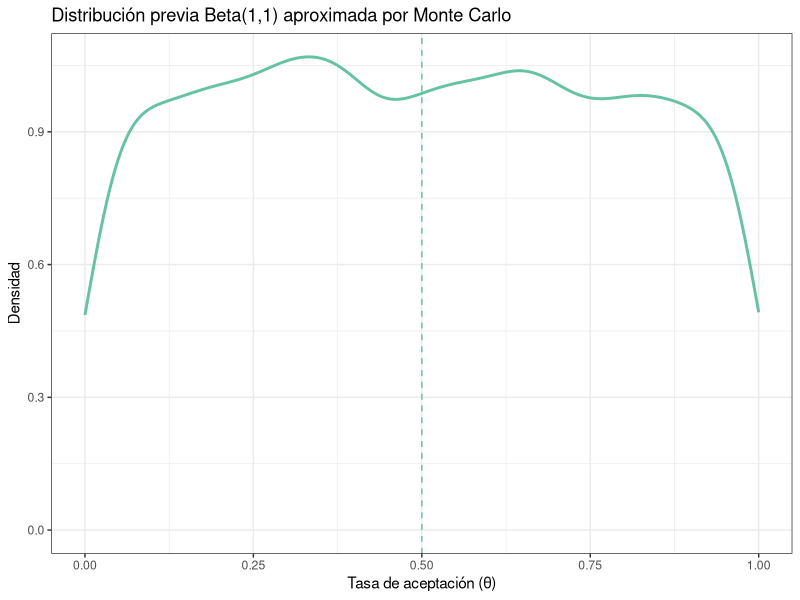
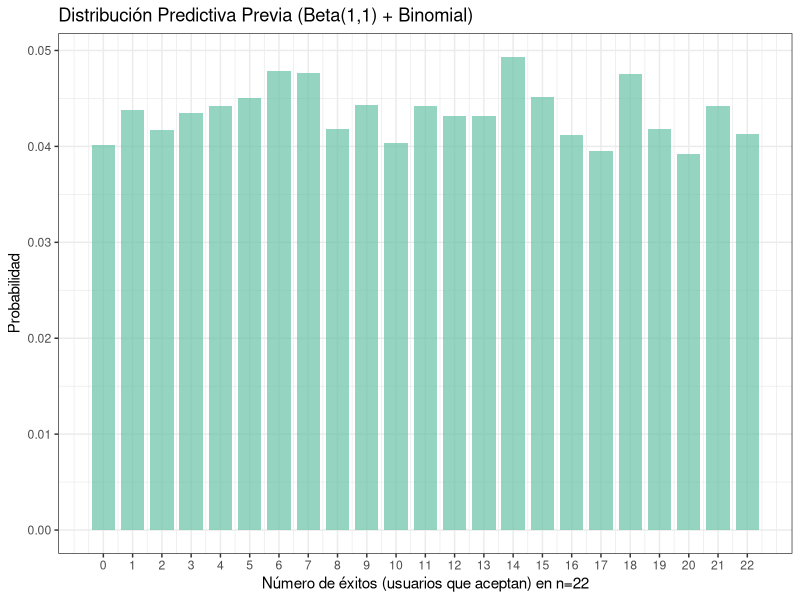
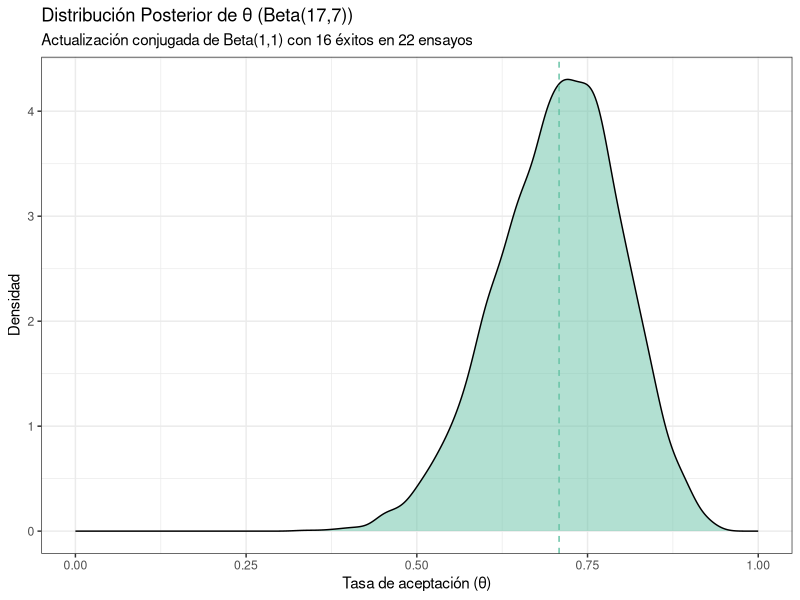
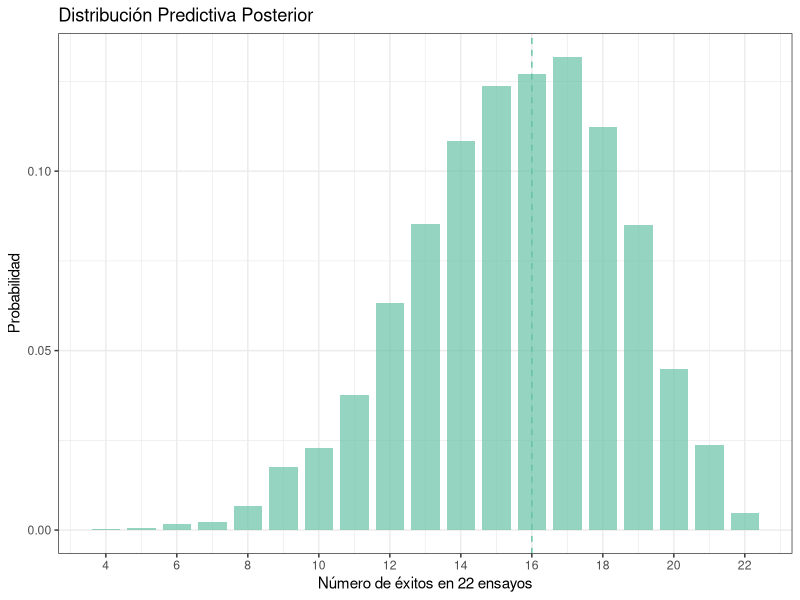
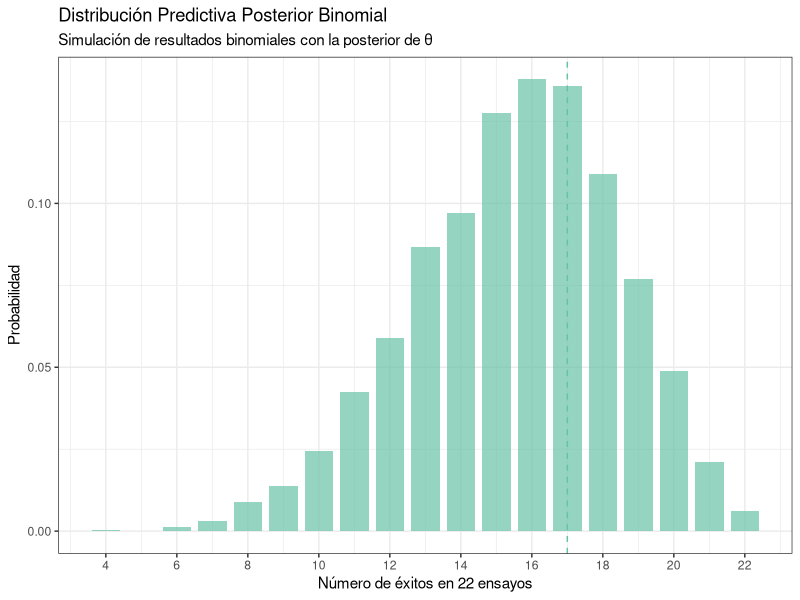
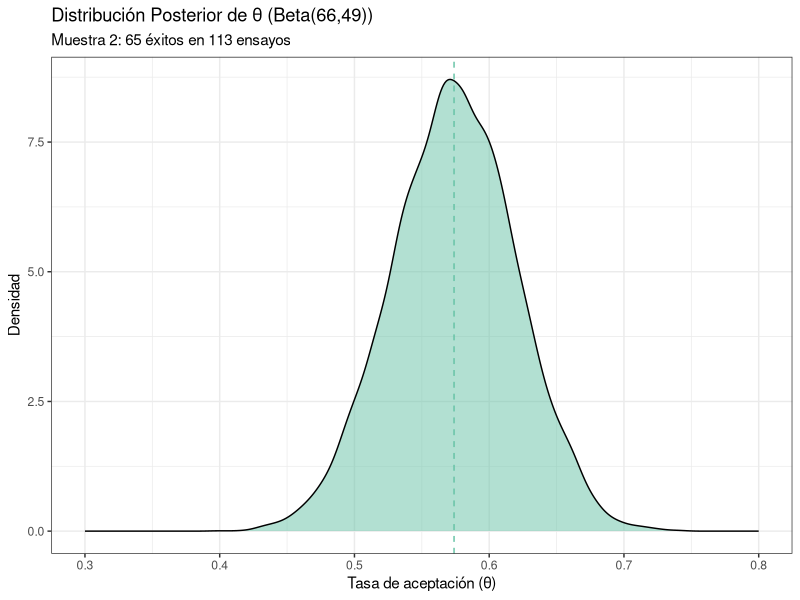
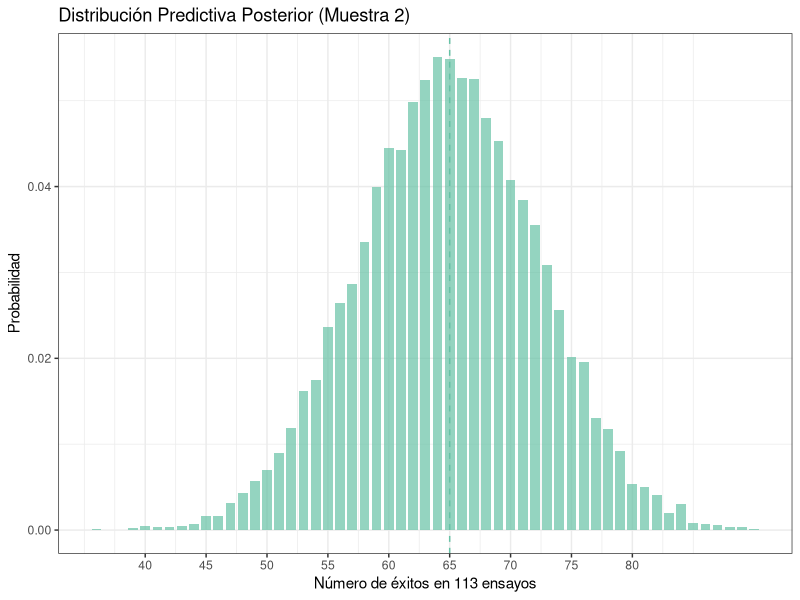
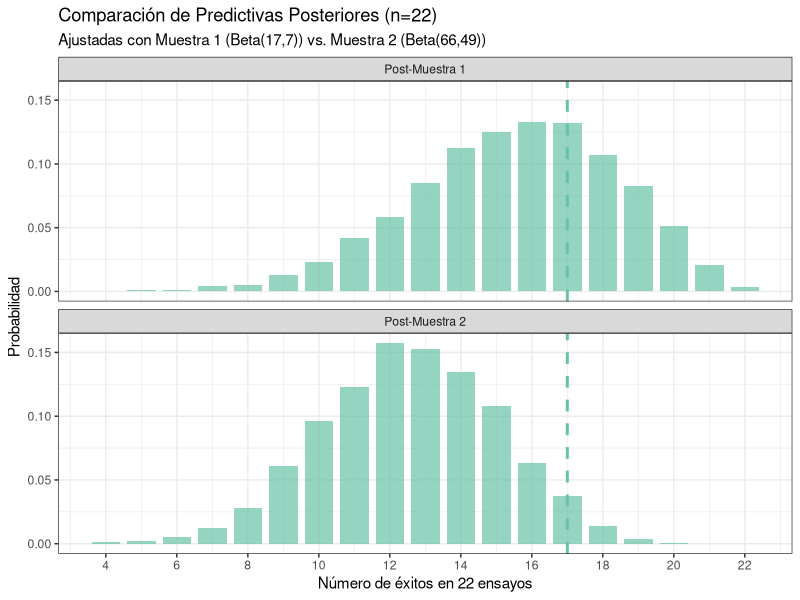

Recreate these plots in R, in order.
## ---- chunk 1
#| message: false

# Paquetes:
library(tidyverse)
library(RColorBrewer)
library(scales)


# Configuración de la salida gráfica:

PALETA <- brewer.pal(8, "Set2") # Colores por defecto
color_defecto <- PALETA[1]      # Color por defecto
options(ggplot2.discrete.colour = PALETA)

theme_set(theme_bw()) # Tema "neutro" para la representación gráfica

# Redondea los números reales "inline":
options(digits = 3L)                
options(knitr.digits.signif = FALSE)

# Inicializa la semilla aleatoria:
set.seed(20250327)
## ---- chunk 2
aceptacion_muestra_1 <- tibble(
  id_participante   = 1:22,
  resp_descarga_app = c(
    "Si", "Si", "No", "No", "Si", "Si", "Si", "Si", "No", "Si", "Si",
    "Si", "Si", "Si", "Si", "Si", "No", "Si", "No", "Si", "Si", "Si"
  )
)

aceptacion_muestra_2 <- tibble(
  id_participante   = 1:113,
  resp_descarga_app = c(
    "Si", "Si", "No", "No", "Si", "Si", "Si", "Si", "No", "Si", "Si",
    "Si", "Si", "Si", "Si", "Si", "No", "Si", "No", "Si", "Si", "Si", 
    "No", "Si", "Si", "Si", "Si", "No", "No", "Si", "No", "Si", "Si", 
    "Si", "Si", "Si", "No", "Si", "No", "No", "Si", "No", "Si", "Si", 
    "No", "No", "No", "Si", "No", "No", "Si", "Si", "No", "No", "Si", 
    "No", "Si", "No", "No", "No", "Si", "Si", "No", "Si", "Si", "No", 
    "Si", "Si", "No", "Si", "Si", "No", "Si", "No", "Si", "No", "Si", 
    "No", "No", "No", "Si", "Si", "No", "No", "Si", "Si", "No", "No", 
    "No", "Si", "Si", "No", "Si", "Si", "No", "Si", "Si", "Si", "Si", 
    "No", "Si", "No", "No", "No", "No", "No", "Si", "No", "No", "Si", 
    "Si", "Si", "Si"
  )
)
## ---- chunk 3
N <- 6000
theta_mc <- rbeta(N, 1, 1)  # Muestras de Beta(1,1)

# Media y varianza estimadas
media_mc <- mean(theta_mc)
var_mc <- var(theta_mc)

#Gráfico de la distribución media
cat("Media Monte Carlo:", round(media_mc, 4), "(Teórica: 0.5)\n")
cat("Varianza Monte Carlo:", round(var_mc, 4), "(Teórica: 0.0833)\n")
ggplot() +
  geom_density(aes(theta_mc), color = color_defecto, size = 1) +  # Usamos color_defecto para la línea
  geom_vline(xintercept = 0.5, linetype = "dashed", color = color_defecto) +  # Línea de referencia
  labs(title = "Distribución previa Beta(1,1) aproximada por Monte Carlo",
       x = "Tasa de aceptación (θ)", y = "Densidad") +
  scale_x_continuous(limits = c(0, 1))

sem_empirico <- sd(theta_mc) / sqrt(N)
margen_error <- qnorm(0.995) * sem_empirico
cat("Error estándar empírico:", round(sem_empirico, 4), "(Objetivo: ≤ 0.01)\n")
cat("Margen de error al 99%:", round(margen_error, 4), "(Objetivo: ≤ 0.01)\n")
## ---- chunk 4
n_muestra1 <- nrow(aceptacion_muestra_1)  # n = 22

#Simulamos datos binomiales
y_rep_prev <- rbinom(n = length(theta_mc), size = n_muestra1, prob = theta_mc)

ggplot() +
  geom_bar(
    aes(x = y_rep_prev, y = after_stat(prop)), 
    fill = color_defecto, alpha = 0.7, width = 0.8
  ) +
  labs(
    title = "Distribución Predictiva Previa (Beta(1,1) + Binomial)",
    x = "Número de éxitos (usuarios que aceptan) en n=22",
    y = "Probabilidad"
  ) +
  scale_x_continuous(breaks = 0:n_muestra1)
## ---- chunk 5
# Media teórica: 
# E[y_rep] = n * E[theta]
# E[theta] = alpha / (alpha + beta) = 1 / (1 + 1) = 0.5
# Entonces, media teórica es: E[y_rep] = 22 * 0.5 = 11

# Varianza teórica:
# Var[y_rep] = n * E[theta] * (1 - E[theta]) + n * (n - 1) * Var[theta]
# Var[theta] = (alpha * beta) / ((alpha + beta)^2 * (alpha + beta + 1)) = 1 / 6 = 0.1667
# Entonces, varianza teórica es: Var[y_rep] = 22 * 0.5 * 0.5 + 22 * (22 - 1) * 0.1667 = 5.5 + 38.5 = 44

cat(
  "Media predictiva previa:", round(mean(y_rep_prev), 2), 
  "(Teórica: 11)\n",
  "Varianza predictiva previa:", round(var(y_rep_prev), 2), 
  "(Teórica: 44)\n"
)
## ---- chunk 6
y_obs <- sum(aceptacion_muestra_1$resp_descarga_app == "Si")  # 16 éxitos

prob_mayor_o_igual <- mean(y_rep_prev >= y_obs)
prob_menor_o_igual <- mean(y_rep_prev <= y_obs)

#Según Ross (2022), pág. 117
# Sacamos los valores distintos que han salido en las simulaciones, ordenados
valores_unicos <- sort(unique(y_rep_prev))
# Calculamos la CDF empírica
cdf <- ecdf(y_rep_prev)(valores_unicos)
# El centil exacto es el valor donde P(Y ≤ y_obs)
centil_exacto <- cdf[max(which(valores_unicos <= y_obs))]
centil_exacto

centil <- mean(y_rep_prev <= y_obs)  # P(Y_rep ≤ 16)

cat(
  "Centil de los datos observados:", round(centil, 4), "%\n", 
  "Probabilidad de obtener un valor igual o mayor que 16:", round(prob_mayor_o_igual, 4), "\n",
  "Probabilidad de obtener un valor igual o menor que 16:", round(prob_menor_o_igual, 4), "\n"
)
## ---- chunk 7
# Muestras de la posterior Beta(17,7) usando las mismas semillas
theta_post_mc <- rbeta(N, 17, 7)

# Media y varianza teóricas de Beta(17,7)
media_teorica_post <- 17 / (17 + 7)   # ≈ 0.708
var_teorica_post <- (17 * 7) / ((17 + 7)^2 * (17 + 7 + 1))  # ≈ 0.0082

# Verificación con Monte Carlo
cat(
  "Media posterior (MC):", round(mean(theta_post_mc), 3), "(Teórica: 0.708)\n",
  "Varianza posterior (MC):", round(var(theta_post_mc), 5), "(Teórica: 0.0082)\n"
)

ggplot() +
  geom_density(aes(theta_post_mc), fill = color_defecto, alpha = 0.5) +
  geom_vline(xintercept = media_teorica_post, linetype = "dashed", color = color_defecto) +
  labs(
    title = "Distribución Posterior de θ (Beta(17,7))",
    subtitle = "Actualización conjugada de Beta(1,1) con 16 éxitos en 22 ensayos",
    x = "Tasa de aceptación (θ)",
    y = "Densidad"
  ) +
  scale_x_continuous(limits = c(0, 1))

quantile(theta_post_mc, probs = c(0.025, 0.975))  # ≈ [0.53, 0.85]

#Distribución predictiva posterior
y_rep_post <- rbinom(length(theta_post_mc), size = 22, prob = theta_post_mc)

ggplot() +
  geom_bar(aes(x = y_rep_post, y = after_stat(prop)), 
           fill = color_defecto, alpha = 0.7, width = 0.8) +
  geom_vline(xintercept = 16, color = color_defecto, linetype = "dashed") +
  labs(
    title = "Distribución Predictiva Posterior",
    x = "Número de éxitos en 22 ensayos",
    y = "Probabilidad"
  ) +
  scale_x_continuous(breaks = seq(0, 22, 2))
## ---- chunk 8
# Simulamos los resultados de las pruebas binomiales usando las muestras de la posterior
y_rep_post <- rbinom(n = length(theta_post_mc), size = 22, prob = theta_post_mc)

# Gráfico de la distribución predictiva posterior binomial
ggplot() +
  geom_bar(aes(x = y_rep_post, y = after_stat(prop)), 
           fill = color_defecto, alpha = 0.7, width = 0.8) +
  geom_vline(xintercept = y_obs, color = color_defecto, linetype = "dashed") +
  labs(
    title = "Distribución Predictiva Posterior Binomial",
    subtitle = "Simulación de resultados binomiales con la posterior de θ",
    x = "Número de éxitos en 22 ensayos",
    y = "Probabilidad"
  ) +
  scale_x_continuous(breaks = seq(0, 22, 2))

cat(
  "Media predictiva posterior:", round(mean(y_rep_post), 2), "\n",
  "Varianza predictiva posterior:", round(var(y_rep_post), 2), "\n",
  "Probabilidad de ≥16 éxitos:", round(mean(y_rep_post >= y_obs), 3), "\n"
)
## ---- chunk 9
y_obs_2 <- sum(aceptacion_muestra_2$resp_descarga_app == "Si")  # Éxitos observados
n_2 <- nrow(aceptacion_muestra_2)                                # n = 113

theta_post_mc_2 <- rbeta(10000, 66, 49)  # Muestras de la posterior

# Media y varianza teóricas vs. simuladas
media_teorica_2 <- 66 / (66 + 49)        # ≈ 0.574
var_teorica_2 <- (66 * 49) / ((66 + 49)^2 * (66 + 49 + 1))  # ≈ 0.0021

ggplot() +
  geom_density(aes(theta_post_mc_2), fill = color_defecto, alpha = 0.5) +
  geom_vline(xintercept = media_teorica_2, linetype = "dashed", color = color_defecto) +
  labs(
    title = "Distribución Posterior de θ (Beta(66,49))",
    subtitle = "Muestra 2: 65 éxitos en 113 ensayos",
    x = "Tasa de aceptación (θ)",
    y = "Densidad"
  ) +
  scale_x_continuous(limits = c(0.3, 0.8))

# Simulamos datos binomiales)
y_rep_post_2 <- rbinom(10000, size = n_2, prob = theta_post_mc_2)

# Gráfico
ggplot() +
  geom_bar(
    aes(x = y_rep_post_2, y = after_stat(prop)), 
    fill = color_defecto, alpha = 0.7, width = 0.8
  ) +
  geom_vline(xintercept = y_obs_2, color = color_defecto, linetype = "dashed") +
  labs(
    title = "Distribución Predictiva Posterior (Muestra 2)",
    x = "Número de éxitos en 113 ensayos",
    y = "Probabilidad"
  ) +
  scale_x_continuous(breaks = seq(40, 80, 5))

cat(
  "Media predictiva posterior:", round(mean(y_rep_post_2), 2), "\n",
  "Varianza predictiva posterior:", round(var(y_rep_post_2), 2), "\n",
  "Intervalo de credibilidad 95%:", quantile(y_rep_post_2, c(0.025, 0.975)), "\n",
  "Probabilidad de ≥", y_obs_2, "éxitos:", round(mean(y_rep_post_2 >= y_obs_2), 3), "\n"
)
## ---- chunk 10
# Predictiva a partir de Muestra 1 (Beta(17,7))
y_rep_post_1 <- rbinom(N, size = 22, prob = theta_post_mc)

# Predictiva a partir de Muestra 2 (Beta(66,49)), pero para n=22
y_rep_post_2_rescaled <- rbinom(N, size = 22, prob = theta_post_mc_2)

# Datos para el gráfico
df_comparacion <- tibble(
  Muestra = rep(c("Post-Muestra 1", "Post-Muestra 2"), each = N),
  Exitos = c(y_rep_post_1, y_rep_post_2_rescaled)
)

# Valor observado en Muestra 1
y_obs_1 <- sum(aceptacion_muestra_1$resp_descarga_app == "Si")  # 16

ggplot(df_comparacion) +
  geom_bar(
    aes(x = Exitos, y = after_stat(prop)), fill = color_defecto, alpha = 0.7, 
    position = "identity", width = 0.8
  ) +
  geom_vline(xintercept = y_obs_1, color = color_defecto, linetype = "dashed", linewidth = 1) +
  facet_wrap(~Muestra, ncol = 1) +
  labs(
    title = "Comparación de Predictivas Posteriores (n=22)",
    subtitle = "Ajustadas con Muestra 1 (Beta(17,7)) vs. Muestra 2 (Beta(66,49))",
    x = "Número de éxitos en 22 ensayos",
    y = "Probabilidad"
  ) +
  scale_x_continuous(breaks = seq(0, 22, 2))
  
 cat(
  "Media:", round(mean(y_rep_post_1), 2), "\n",
  "IC 95%:", quantile(y_rep_post_1, c(0.025, 0.975)), "\n",
  "Prob(≥16):", round(mean(y_rep_post_1 >= y_obs_1), 3), "\n\n",
  
  "Media:", round(mean(y_rep_post_2_rescaled), 2), "\n",
  "IC 95%:", quantile(y_rep_post_2_rescaled, c(0.025, 0.975)), "\n",
  "Prob(≥16):", round(mean(y_rep_post_2_rescaled >= y_obs_1), 3), "\n"
)
  
## ---- chunk 11
# Probabilidades
p_mayor_igual <- mean(y_rep_post_2_rescaled >= 16)  # P(Y_rep ≥ 16)
p_menor_igual <- mean(y_rep_post_2_rescaled <= 16)  # P(Y_rep ≤ 16)

cat(
  "Probabilidad de ≥16 éxitos:", round(p_mayor_igual, 3), "\n",
  "Probabilidad de ≤16 éxitos:", round(p_menor_igual, 3), "\n"
)
## ---- chunk 12
ggplot(df_comparacion %>% filter(Muestra == "Post-Muestra 2")) +
  geom_bar(
    aes(x = Exitos, y = after_stat(prop)), 
    fill = color_defecto, alpha = 0.7, width = 0.8
  ) +
  geom_vline(xintercept = 16, color = color_defecto, linetype = "dashed", linewidth = 1) +
  labs(
    title = "Predictiva Posterior (Muestra 2) con Probabilidades",
    x = "Número de éxitos en 22 ensayos",
    y = "Probabilidad"
  ) +
  scale_x_continuous(breaks = seq(0, 22, 2))
## ---- chunk 13
theta_post_m1 <- rbeta(100000, 17, 7)  # Simulación de la posterior

y_rep_m2 <- rbinom(100000, size = 113, prob = theta_post_m1)
y_obs_m2 <- sum(aceptacion_muestra_2$resp_descarga_app == "Si")  # Éxitos observados en M2

# Test de dos colas (discrepancia absoluta)
media_predictiva <- mean(y_rep_m2)                    # ≈80.2 (17/24 * 113)
discrepancia_obs <- abs(y_obs_m2 - media_predictiva)  # |65 - 80.2| = 15.2
valor_p <- mean(abs(y_rep_m2 - media_predictiva) >= discrepancia_obs)
cat("Valor-p predictivo posterior (dos colas):", round(valor_p, 4), "\n")

ggplot(data.frame(Exitos = y_rep_m2)) +
  geom_histogram(aes(x = Exitos, y = after_stat(density)), 
                 binwidth = 2, fill = color_defecto, alpha = 0.7) +
  geom_vline(xintercept = y_obs_m2, color = color_defecto, linetype = "dashed", linewidth = 1) +
  annotate("text", x = 60, y = 0.03, 
           label = paste("Valor-p =", round(valor_p, 4)), 
           color = color_defecto, size = 5) +
  labs(
    title = "Comprobación Predictiva Posterior: Muestra 2 vs Modelo M1",
    subtitle = "Distribución de réplicas bajo Beta(17,7) vs dato observado (65/113)",
    x = "Número de éxitos en 113 ensayos",
    y = "Densidad"
  )
## ---- chunk 14
fertilidad_gss_1990 <- tibble(
  titulo_uni = c("sin" |> rep(7),                 "con" |> rep(5)),
  n_hijos    = c(0:6,                             0:4),
  frecuencia = c(20L, 19L, 38L, 20L, 10L, 2L, 2L, 11L, 11L, 13L, 7L, 2L)
) |>
  # Rellena los niveles para hacer ambas muestras más "comparables":
  complete(titulo_uni, n_hijos, fill = list(frecuencia = 0))

fert_estadisticos <- fertilidad_gss_1990 |>
  group_by(titulo_uni) |>
  summarize(y = sum(n_hijos * frecuencia), n = sum(frecuencia))

fert_estadisticos # y = nº hijos en cada grupo, n = nº mujeres en cada grupo

fertilidad_gss_1990 |>
  ggplot(aes(n_hijos, frecuencia, fill = titulo_uni)) +
  geom_col(position = "dodge") +
  labs(fill = "Título universitario", x  = "Nº hijos", y = "Frecuencia")
## ---- chunk 15
A_PRE <- 2L
B_PRE <- 1L

params_fertilidad <- fert_estadisticos |> mutate(
  a_post = A_PRE + y,
  b_post = B_PRE + n
)

params_fertiliad_sin <- params_fertilidad |>
  filter(titulo_uni == "sin") 
a_post_sin <- params_fertiliad_sin |> pull(a_post)
b_post_sin <- params_fertiliad_sin |> pull(b_post)

params_fertiliad_con <- params_fertilidad |>
  filter(titulo_uni == "con") 
a_post_con <- params_fertiliad_con |> pull(a_post)
b_post_con <- params_fertiliad_con |> pull(b_post)
## ---- chunk 16
# Número de muestras
n_muestras <- 1e6

# Simulamos las distribuciones posteriores
posterior_sin <- rgamma(n_muestras, shape = a_post_sin, rate = b_post_sin)
posterior_con <- rgamma(n_muestras, shape = a_post_con, rate = b_post_con)

# Creamos un conjunto de datos para el gráfico
df_posterior <- tibble(
  lambda = c(posterior_sin, posterior_con),
  grupo = rep(c("Sin título", "Con título"), each = n_muestras)
)

ggplot(df_posterior, aes(x = lambda, fill = grupo)) +
  geom_density(alpha = 0.5) +
  labs(title = "Distribuciones posteriores de la tasa de fertilidad",
       x = "Tasa de fertilidad (λ)",
       y = "Densidad")
## ---- chunk 17
# Número de simulaciones
n_sim <- 1e6

# Simulamos primero los lambda de las posteriores
lambda_sin <- rgamma(n_sim, shape = a_post_sin, rate = b_post_sin)
lambda_con <- rgamma(n_sim, shape = a_post_con, rate = b_post_con)

# Luego simulamos los conteos de hijos (datos) para cada lambda
predictiva_sin <- rpois(n_sim, lambda_sin)
predictiva_con <- rpois(n_sim, lambda_con)

# Preparamos los datos para visualización
df_predictiva <- tibble(
  n_hijos = c(predictiva_sin, predictiva_con),
  grupo = rep(c("Sin título", "Con título"), each = n_sim)
)
  
#Escojo el gráfico de barras porque n_hijos es una variable discreta:
ggplot(df_predictiva, aes(x = n_hijos, fill = grupo)) +
  geom_bar(position = "dodge", alpha = 0.7) +
  labs(title = "Distribuciones predictivas posteriores del número de hijos",
       x = "Número de hijos",
       y = "Frecuencia")
## ---- chunk 18
# Probabilidad de que una mujer con título universitario tenga 4 o más hijos
p_con <- mean(predictiva_con >= 4)

# Probabilidad de que una mujer sin título universitario tenga 4 o más hijos
p_sin <- mean(predictiva_sin >= 4)

# Probabilidad marginal P(n_hijos >= 4)
# Asumiendo proporciones iguales de mujeres con/sin título
p_marginal <- (p_con + p_sin)/2

# Probabilidades condicionales inversas usando Bayes
# P(titulada | n_hijos >= 4)
p_titulada_dado_4mas <- p_con * 0.5 / p_marginal

# P(no titulada | n_hijos >= 4)
p_no_titulada_dado_4mas <- p_sin * 0.5 / p_marginal

# Odds de no ser titulada dado 4+ hijos
odds_no_titulada <- p_no_titulada_dado_4mas / p_titulada_dado_4mas

cat(
  "P(titulada | >=4 hijos): ", p_titulada_dado_4mas, "\n",
  "P(no titulada | >=4 hijos): ", p_no_titulada_dado_4mas, "\n",
  "Odds no titulada: ", odds_no_titulada, "\n"
)
## ---- chunk 19
# Simulamos pares independientes de mujeres
n_pares <- 1e6
mujer_con <- rpois(n_pares, rgamma(n_pares, shape = a_post_con, rate = b_post_con))
mujer_sin <- rpois(n_pares, rgamma(n_pares, shape = a_post_sin, rate = b_post_sin))

# Calculamos la probabilidad
prob_mayor <- mean(mujer_con > mujer_sin)
prob_mayor
## ---- chunk 20
# Probabilidad predictiva de 0 hijos en cada grupo
p0_con <- mean(predictiva_con == 0)
p0_sin <- mean(predictiva_sin == 0)

# Asumiendo P(titulada) = P(no titulada) = 0.5 (ya que no tenemos información previa)
p_conjunta_con <- 0.5 * p0_con
p_conjunta_sin <- 0.5 * p0_sin

print(p_conjunta_con)  # Probabilidad titulada y 0 hijos
print(p_conjunta_sin)  # Probabilidad no titulada y 0 hijos

# Calcular y mostrar la probabilidad total de no tener hijos
p_total <- p_conjunta_con + p_conjunta_sin
print(p_total)  # Probabilidad total de no tener hijos
## ---- chunk 21
n_sim <- 1e6

# Mujeres con título
mujeres_con <- rpois(n_sim, rgamma(n_sim, shape = a_post_con, rate = b_post_con))

# Calculamos proporciones observadas
prop_tituladas <- tibble(n_hijos = mujeres_con) %>%  
  count(n_hijos, name = "n_mujeres") %>%
  mutate(
    proporcion = n_mujeres / sum(n_mujeres),
    porcentaje = scales::percent(proporcion, accuracy = 0.1)
  ) %>%
  filter(n_mujeres >= 100)

ggplot(prop_tituladas, aes(x = n_hijos, y = proporcion)) +
  geom_bar(stat = "identity", position = "dodge", alpha = 0.7) +
  labs(
    title = "Proporción de mujeres tituladas universitarias por número de hijos",
    subtitle = "Distribución predictiva posterior (1,000,000 simulaciones)",
    x = "Número de hijos",
    y = "Proporción de tituladas universitarias"
  ) +
  ylim(0, 1.05)
## ---- chunk 22
# Se extrae aquí un valor para utilizar más adelante
n_con <- fert_estadisticos |> filter(titulo_uni == "con") |> pull(n)
## ---- chunk 23
# Máximo observado en los datos reales para cada grupo
max_empirico_con <- fertilidad_gss_1990 |> 
  filter(titulo_uni == "con", frecuencia > 0) |> 
  pull(n_hijos) |> 
  max()

max_empirico_sin <- fertilidad_gss_1990 |> 
  filter(titulo_uni == "sin", frecuencia > 0) |> 
  pull(n_hijos) |> 
  max()

mujeres_sin <- rpois(n_sim, rgamma(n_sim, shape = a_post_sin, rate = b_post_sin))

# Máximo en las simulaciones predictivas
max_predictivo_con <- max(mujeres_con)
max_predictivo_sin <- max(mujeres_sin)

# Preparamos datos para visualización
df_maximos <- tibble(
  Grupo = rep(c("Con título", "Sin título"), each = 2),
  Tipo = rep(c("Empírico", "Predictivo"), 2),
  Valor = c(max_empirico_con, max_predictivo_con, max_empirico_sin, max_predictivo_sin)
)

ggplot(df_maximos, aes(x = Grupo, y = Valor, fill = Tipo)) +
  geom_col(position = "dodge") +
  geom_text(aes(label = Valor), position = position_dodge(width = 0.9), vjust = -0.5) +
  labs(title = "Comparación del máximo número de hijos observado",
       subtitle = "Distribución empírica vs. predictiva posterior",
       x = "Grupo",
       y = "Máximo número de hijos",
       fill = "Distribución")
## ---- chunk 24
max_poisson <- function(lambda, n) {
  muestra <- rpois(n, lambda)
  return(max(muestra))
}
## ---- chunk 25
# Simular el máximo de 100 mujeres con lambda = 2.5
max_1 <- max_poisson(lambda = 2.5, n = 100)
print(max_1)
## ---- chunk 26
lambda_post_con <- df_posterior %>% 
  filter(grupo == "Con título") %>% 
  pull(lambda)

max_poisson <- function(lambda, n) {
  qpois(1 - (1/n), lambda)  # Aproximación teórica del máximo esperado
}

maximos_simulados <- sapply(lambda_post_con, max_poisson, n = n_con)

# 4. Valor-p (probabilidad de máximo ≤ observado)
valor_p <- mean(maximos_simulados <= max_empirico_con)

# Resultado
cat("Valor-p predictivo posterior:", round(valor_p, 4), "\n")
## ---- chunk 27
# Proporción empírica de mujeres sin hijos en el grupo con título
prop_empirica_sin_hijos <- fertilidad_gss_1990 |> 
  filter(titulo_uni == "con") |> 
  summarise(prop = mean(n_hijos == 0)) |> 
  pull(prop)

# Simulación de la distribución de la proporción bajo el modelo
n_sim <- 10000
prop_sin_hijos_sim <- numeric(n_sim)

for(i in 1:n_sim) {
  lambda_sim <- rgamma(1, shape = a_post_con, rate = b_post_con)
  muestra_sim <- rpois(n_con, lambda_sim)
  prop_sin_hijos_sim[i] <- mean(muestra_sim == 0)
}

# Cálculo del valor-p
valor_p <- mean(prop_sin_hijos_sim <= prop_empirica_sin_hijos)

cat("El valor-p predictivo posterior es:", round(valor_p, 4), "\n")
